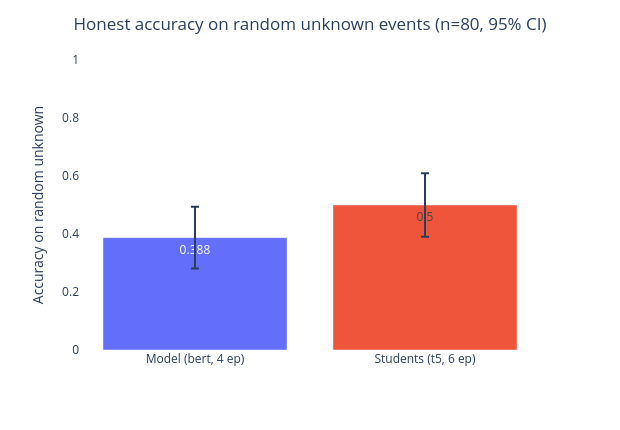

Notebook code for this chart:
### Markdown cell above
## 1. The honest number

On a random sample of `unknown` events the model gets **~42%** right and the students'
model **~55%**. Both are mediocre on truly unseen text — nowhere near the 98% on
labeled data — and the real gap is about **13 points**, not the 3–4x it can look like.

### Code cell
n = len(rand)
ma, sa = rand['model_correct'].mean(), rand['students_correct'].mean()
ci = lambda p: 1.96 * (p * (1 - p) / n) ** 0.5  # normal-approx 95% CI (small n!)

head = pd.DataFrame({'model': ['Model (bert, 4 ep)', 'Students (t5, 6 ep)'],
                     'accuracy': [ma, sa], 'ci': [ci(ma), ci(sa)]})
fig = px.bar(head, x='model', y='accuracy', color='model', text=head['accuracy'].round(3),
             error_y=head['ci'], labels={'model': '', 'accuracy': 'Accuracy on random unknown'})
fig.update_layout(title={'text': f'Honest accuracy on random unknown events (n={n}, 95% CI)', 'x': 0.5},
                  plot_bgcolor='white', width=620, height=430, yaxis={'range': [0, 1]}, showlegend=False)
fig.show()

### Figure 1 — Plotly figure (JSON) as saved in the notebook; plotly's stock layout.template omitted (floating-point values rounded to 4 significant figures)
{"data": [{"error_y": {"array": [0.1068]}, "hovertemplate": "=%{x}<br>Accuracy on random unknown=%{y}<br>text=%{text}<extra></extra>", "legendgroup": "Model (bert, 4 ep)", "marker": {"color": "#636efa", "pattern": {"shape": ""}}, "name": "Model (bert, 4 ep)", "orientation": "v", "showlegend": true, "text": [0.388], "textposition": "auto", "type": "bar", "x": ["Model (bert, 4 ep)"], "xaxis": "x", "y": [0.3875], "yaxis": "y"}, {"error_y": {"array": [0.1096]}, "hovertemplate": "=%{x}<br>Accuracy on random unknown=%{y}<br>text=%{text}<extra></extra>", "legendgroup": "Students (t5, 6 ep)", "marker": {"color": "#EF553B", "pattern": {"shape": ""}}, "name": "Students (t5, 6 ep)", "orientation": "v", "showlegend": true, "text": [0.5], "textposition": "auto", "type": "bar", "x": ["Students (t5, 6 ep)"], "xaxis": "x", "y": [0.5], "yaxis": "y"}], "layout": {"barmode": "relative", "height": 430, "legend": {"title": {"text": ""}, "tracegroupgap": 0}, "margin": {"t": 60}, "plot_bgcolor": "white", "showlegend": false, "title": {"text": "Honest accuracy on random unknown events (n=80, 95% CI)", "x": 0.5}, "width": 620, "xaxis": {"anchor": "y", "categoryarray": ["Model (bert, 4 ep)", "Students (t5, 6 ep)"], "categoryorder": "array", "domain": [0, 1], "title": {"text": ""}}, "yaxis": {"anchor": "x", "domain": [0, 1], "range": [0, 1], "title": {"text": "Accuracy on random unknown"}}}}
